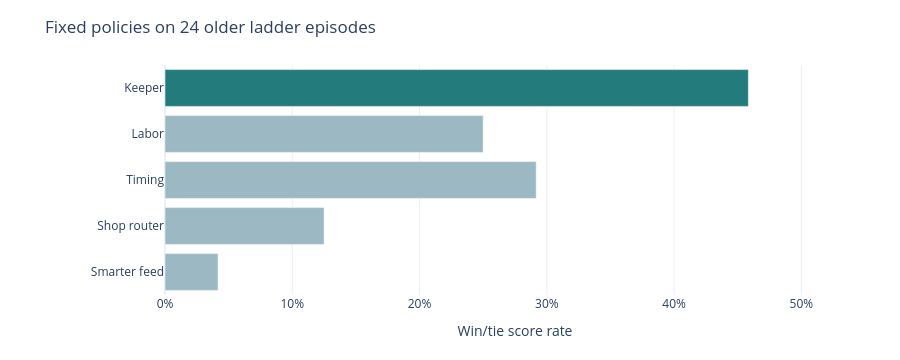

Notebook source saved alongside this figure:
### Markdown cell above
## Correct the validator before promoting a policy

Exact keeper replay reconstructed **18 wins, 10 ties, and 20 losses** across 48 recorded ladder episodes: **47.9% win/tie score**. Below, all fixed alternatives scored worse than the keeper on the older 24 development episodes. These percentages are not official leaderboard ratings.

Chronological separation and fresh responsive-opponent safety are separate gates: a recorded opponent tape cannot react to changed actions. Earlier promotion claims based on the saturated panel need reconsideration.

### Code cell
display(chart_bundle(summary, "development"), raw=True)

### Figure 1 — Plotly figure (JSON) as saved in the notebook; plotly's stock layout.template omitted (floating-point values rounded to 4 significant figures)
{"data": [{"marker": {"color": ["#247B7B", "#9BB8C3", "#9BB8C3", "#9BB8C3", "#9BB8C3"]}, "name": "Recorded aggregate", "orientation": "h", "type": "bar", "x": [0.4583, 0.25, 0.2917, 0.125, 0.04167], "y": ["Keeper", "Labor", "Timing", "Shop router", "Smarter feed"]}], "layout": {"height": 360, "margin": {"b": 65, "l": 165, "r": 35, "t": 65}, "meta": {"evidence_cutoff": "2026-09-30T02:31:37Z", "scope": "aggregate summary"}, "title": {"text": "Fixed policies on 24 older ladder episodes"}, "width": 900, "xaxis": {"range": [0, 0.55], "tickformat": ".0%", "title": {"text": "Win/tie score rate"}}, "yaxis": {"autorange": "reversed"}}}
